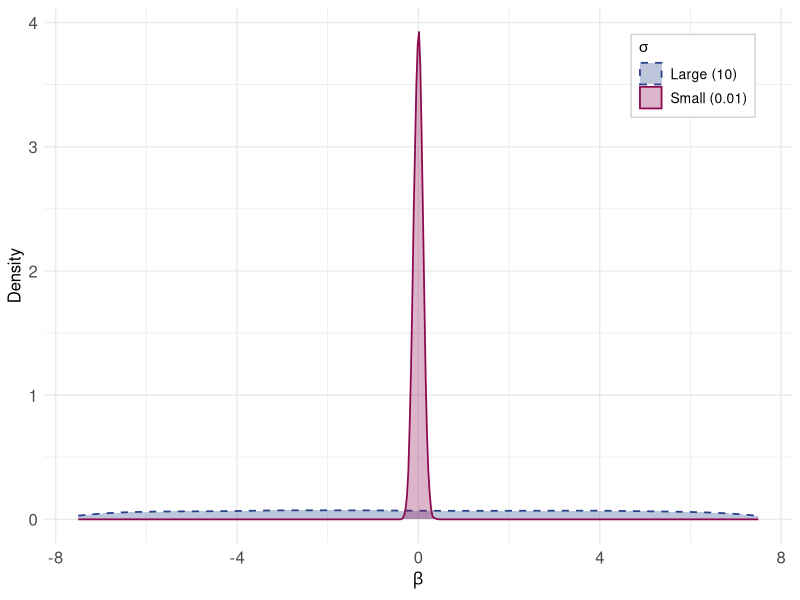

Recreate this plot in R.
library(ggplot2)
library(dplyr)

# Generate a sample from the normal distribution for the spike
# small variance
spike <- rnorm(10000, mean = 0, sd = 0.1)  

# Generate a sample from the normal distribution for the slab
# large variance
slab <- rnorm(10000, mean = 0, sd = 10) 

# Combine these samples into a single dataset
df <- data.frame(value = c(spike, slab),
                 Sigma = c(rep("Small (0.01)", 10000), rep("Large (10)", 10000)))

# Specify colors and linetypes
my_colors <- c("Small (0.01)" = "deeppink4", "Large (10)" = "royalblue4")
my_linetypes <- c("Small (0.01)" = "solid", "Large (10)" = "dashed")

# Plot the spike-and-slab distribution
spike_slab_prior <- ggplot(df, aes(value, color = Sigma, fill = Sigma, linetype = Sigma)) +
  geom_density(size = 0.6, alpha = 0.3) +
  scale_fill_manual(name = expression(sigma), values = my_colors) +
  scale_color_manual(name = expression(sigma), values = my_colors) +
  scale_linetype_manual(name = expression(sigma), values = my_linetypes) +
  xlim(c(-7.5, 7.5)) + 
  labs(x = expression(beta), y = "Density") +
  theme_minimal() +
  theme(plot.title = element_text(hjust = 0.5),
        legend.position = c(0.95, 0.95),
        legend.justification = c("right", "top"),
        legend.background = element_rect(fill = "white", colour = "lightgrey"),
        legend.box.margin = margin(6, 6, 6, 6),
        axis.title = element_text(size = 12),
        axis.text = element_text(size = 12),
        legend.text = element_text(size = 10),
        legend.key = element_blank())

# Remove information
rm(df, my_colors, my_linetypes, slab, spike)

